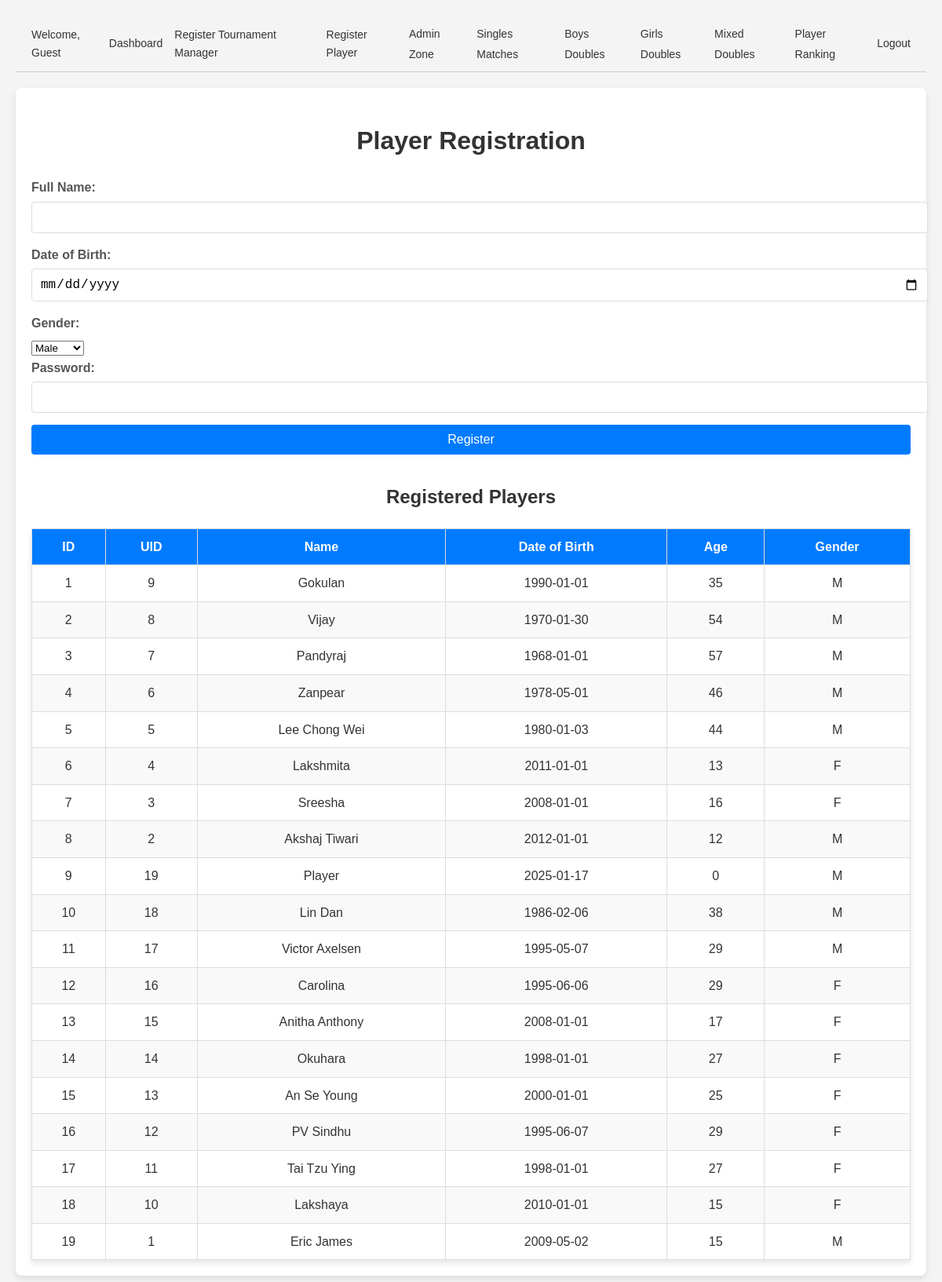
The app's page /register_player.php with its own data.
### tables this page shows
CREATE TABLE `players` (
  `id` int(11) NOT NULL,
  `name` varchar(255) NOT NULL,
  `dob` date NOT NULL,
  `age` int(11) NOT NULL,
  `sex` enum('M','F') NOT NULL,
  `uid` varchar(100) NOT NULL,
  `password` varchar(255) NOT NULL,
  `created_by` int(11) DEFAULT NULL,
  `updated_at` timestamp NULL DEFAULT current_timestamp() ON UPDATE current_timestamp(),
  `category_id` int(11) DEFAULT 1
);

### register_player.php (the view, shortened to what this page needs)
<?php
include 'header.php';
require_once 'conn.php';
$name = '';
$dob = '';
$sex = '';
$players = [];
$result = $conn->query("SELECT uid, name, dob, age, sex FROM players ORDER BY uid DESC");
if ($result) {
    $players = $result->fetch_all(MYSQLI_ASSOC);
}
?>
<!DOCTYPE html>
<html lang="en">
<head>
    <link rel="stylesheet" href="styles.css">
</head>
<body>
    <div class="container">
        <h1>Player Registration</h1>
        <form method="POST">
            <div class="form-group">
                <label for="name">Full Name:</label>
                <input type="text" name="name" id="name" value="<?= htmlspecialchars($name) ?>" required>
            </div>
            <div class="form-group">
                <label for="dob">Date of Birth:</label>
                <input type="date" name="dob" id="dob" value="<?= htmlspecialchars($dob) ?>" required>
            </div>
            <div class="form-group">
                <label for="sex">Gender:</label>
                <select name="sex" id="sex" required>
                    <option value="M" <?= $sex === 'M' ? 'selected' : '' ?>>Male</option>
                </select>
            </div>
            <div class="form-group">
                <label for="password">Password:</label>
                <input type="password" name="password" id="password" required>
            </div>
            <button type="submit" class="btn-primary">Register</button>
        </form>
        <h2>Registered Players</h2>
        <table border="1">
            <thead>
                <tr>
                    <th>ID</th>
                    <th>UID</th>
                    <th>Name</th>
                    <th>Date of Birth</th>
                    <th>Age</th>
                    <th>Gender</th>
                </tr>
            </thead>
            <tbody>
                <?php $id = 1; foreach ($players as $player): ?>
                    <tr>
                        <td><?= $id++ ?></td>
                        <td><?= htmlspecialchars($player['uid']) ?></td>
                        <td><?= htmlspecialchars($player['name']) ?></td>
                        <td><?= htmlspecialchars($player['dob']) ?></td>
                        <td><?= htmlspecialchars($player['age']) ?></td>
                        <td><?= htmlspecialchars($player['sex']) ?></td>
                    </tr>
                <?php endforeach; ?>
            </tbody>
        </table>
    </div>
</body>
</html>

### header.php (shortened to what this page needs)
<?php
$logged_in_user = 'Guest';
?>
<!DOCTYPE html>
<html lang="en">
<head>
</head>
<body>
    <div class="header">
        <div class="welcome">
            <span>Welcome, <?= htmlspecialchars($logged_in_user) ?></span>
        </div>
        <div class="links">
            <a href="dashboard.php">Dashboard</a>
            <a href="register.php">Register Tournament Manager</a>
            <a href="register_player.php">Register Player</a>
            <div class="dropdown">
                <a href="#">Admin Zone</a>
            </div>
            <div class="dropdown">
                <a href="#">Singles Matches</a>
            </div>
            <div class="dropdown">
                <a href="#">Boys Doubles</a>
            </div>
            <div class="dropdown">
                <a href="#">Girls Doubles</a>
            </div>
            <div class="dropdown">
                <a href="#">Mixed Doubles</a>
            </div>
            <div class="dropdown">
                <a href="#">Player Ranking</a>
            </div>
            <a href="logout.php">Logout</a>
        </div>
    </div>
</body>
</html>

### styles.css (style rules this page uses)
body { font-family: Arial, sans-serif; line-height: 1.6; background-color: #f4f4f4; color: #333; margin: 20px; padding: 40; }
.container { max-width: 1200px; margin: 20px auto; background: #fff; padding: 20px; border-radius: 8px; box-shadow: 0 4px 8px rgba(0, 0, 0, 0.1); }
h1, h2 { text-align: center; color: #333; }
form { margin: 20px 0; }
form label { display: block; margin-bottom: 5px; font-weight: bold; color: #555; }
form input, form button { width: 100%; padding: 10px; margin-bottom: 15px; border: 1px solid #ddd; border-radius: 4px; font-size: 16px; }
form button { background: #007bff; color: #fff; border: none; cursor: pointer; transition: background 0.3s ease; }
table { width: 100%; border-collapse: collapse; margin-top: 20px; background: #fff; box-shadow: 0 4px 8px rgba(0, 0, 0, 0.1); }
thead { background-color: #007bff; color: #fff; }
th, td { border: 1px solid #ddd; padding: 10px; text-align: center; }
th { font-weight: bold; }
tbody tr:nth-child(even) { background-color: #f9f9f9; }

### header.php (style rules this page uses)
body { margin: 0; padding: 0; font-family: Arial, sans-serif; line-height: 1.5; }
.header { display: flex; justify-content: space-between; align-items: center; background-color: #f4f4f4; padding: 10px 20px; border-bottom: 1px solid #ccc; }
.header .welcome { font-size: 14px; color: #333; }
.header .links { display: flex; gap: 15px; align-items: center; }
.header .links a { text-decoration: none; color: #333; font-size: 14px; }
.dropdown { position: relative; }

### records on screen
players: uid "9", name "Gokulan", dob "1990-01-01", age "35", sex "M"
players: uid "8", name "Vijay", dob "1970-01-30", age "54", sex "M"
players: uid "7", name "Pandyraj", dob "1968-01-01", age "57", sex "M"
players: uid "6", name "Zanpear", dob "1978-05-01", age "46", sex "M"
players: uid "5", name "Lee Chong Wei", dob "1980-01-03", age "44", sex "M"
players: uid "4", name "Lakshmita", dob "2011-01-01", age "13", sex "F"
players: uid "3", name "Sreesha", dob "2008-01-01", age "16", sex "F"
players: uid "2", name "Akshaj Tiwari", dob "2012-01-01", age "12", sex "M"
players: uid "19", name "Player", dob "2025-01-17", age "0", sex "M"
players: uid "18", name "Lin Dan", dob "1986-02-06", age "38", sex "M"
players: uid "17", name "Victor Axelsen", dob "1995-05-07", age "29", sex "M"
players: uid "16", name "Carolina", dob "1995-06-06", age "29", sex "F"
players: uid "15", name "Anitha Anthony", dob "2008-01-01", age "17", sex "F"
players: uid "14", name "Okuhara", dob "1998-01-01", age "27", sex "F"
players: uid "13", name "An Se Young", dob "2000-01-01", age "25", sex "F"
players: uid "12", name "PV Sindhu", dob "1995-06-07", age "29", sex "F"
players: uid "11", name "Tai Tzu Ying", dob "1998-01-01", age "27", sex "F"
players: uid "10", name "Lakshaya", dob "2010-01-01", age "15", sex "F"
players: uid "1", name "Eric James", dob "2009-05-02", age "15", sex "M"

### other values on screen
$logged_in_user "Guest"
